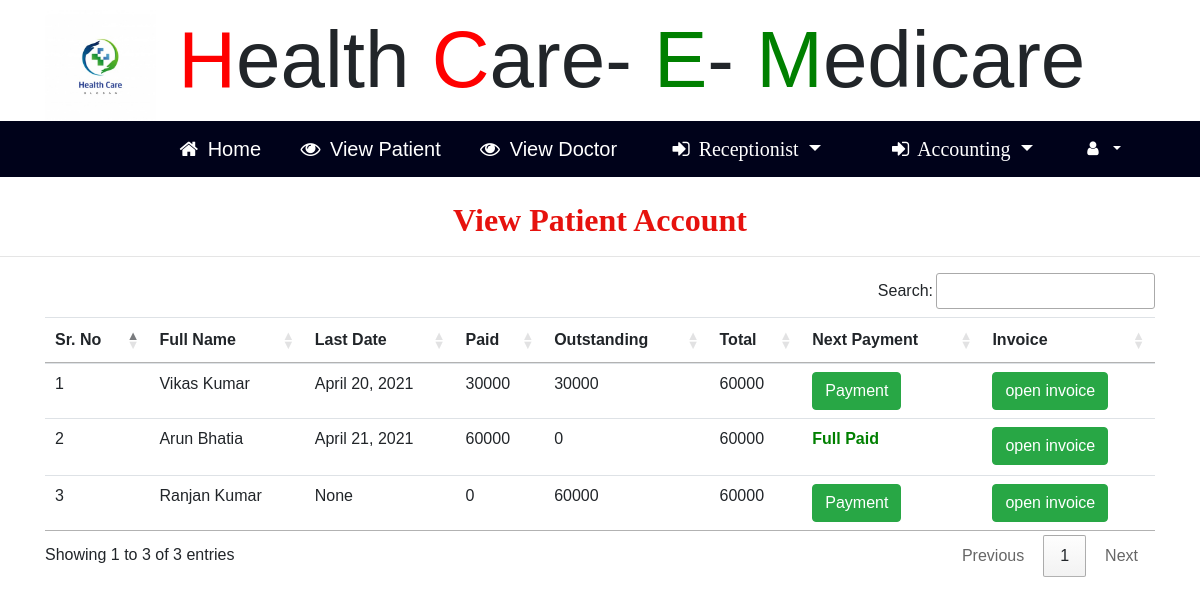
The app's page /patient_accounting with its own data.
### hopital/models.py (models this page shows, shortened)
class Fee_Patient(models.Model):
    appoint = models.ForeignKey(Appointment,on_delete=models.CASCADE,null=True)
    last_date = models.DateField(null=True)
    paid = models.IntegerField(null=True)
    outstanding = models.IntegerField(null=True)
    total = models.IntegerField(null=True)

class Appointment(models.Model):
    status = models.ForeignKey(Status,on_delete=models.CASCADE,null=True)
    pat = models.ForeignKey(Patient,on_delete=models.CASCADE,null=True)
    doc = models.ForeignKey(Doctor,on_delete=models.CASCADE,null=True)
    disease = models.CharField(max_length=100,null=True)
    desc = models.TextField(null=True)
    time1 = models.TimeField(null=True)
    date1 = models.DateField(null=True)

class Patient(models.Model):
    sign = models.ForeignKey(Signup_User,on_delete=models.CASCADE,null=True)
    c_number = models.IntegerField(null=True)
    age = models.IntegerField(null=True)
    address = models.CharField(max_length=30,null=True)
    b_group = models.CharField(max_length=30,null=True)
    gender = models.CharField(max_length=30,null=True)

class Signup_User(models.Model):
    user = models.ForeignKey(User,on_delete=models.CASCADE,null=True)
    mobile = models.IntegerField(null=True)
    image = models.FileField(null=True)
    reg = models.CharField(max_length=30,null=True)

### hopital/views.py (the view)
# urls.py: path('patient_accounting',Patient_Accouting,name="patient_accounting"),
def Patient_Accouting(request):
    account = Fee_Patient.objects.all()
    d= {'account':account}
    return render(request,'patient_accounting.html',d)

### hopital/templates/patient_accounting.html (shortened to what this page needs)
{% include 'hr_nav.html' %}
{% block body %}
<link rel="stylesheet" href="https://cdn.datatables.net/1.10.20/css/jquery.dataTables.min.css">
<link rel="stylesheet" href="https://cdn.datatables.net/buttons/1.6.1/css/buttons.dataTables.min.css">
<center><h2 style = "font-family : 'Monotype Corsiva' ; color : #E6120E ; font-weight : bold;margin-top:2%">
    View Patient Account</h2></center><hr>
 <div class="container">
<table class="table table-hover" id="example">
  <thead>
  <tr>
    <th>Sr. No</th>
    <th>Full Name</th>
    <th>Last Date</th>
    <th>Paid</th>
    <th>Outstanding</th>
    <th>Total</th>
    <th>Next Payment</th>
    <th>Invoice</th>
  </tr>
  </thead>
   <tbody>
{% for i in account %}
  <tr>
      <td>{{forloop.counter}}</td>
    <td>{{i.appoint.pat.sign.user.first_name}} {{i.appoint.pat.sign.user.last_name}}</td>
    <td>{{i.last_date}}</td>
    <td>{{i.paid}}</td>
    <td>{{i.outstanding}}</td>
    <td>{{i.total}}</td>
      {% if i.outstanding %}
    <td><a href="{% url 'next_payment' i.id %}"><button class="btn btn-success">Payment</button></a></td>
    {% else %}
      <td>
        <p style="color:green;font-weight:bold">Full Paid</p>
    </td>
      {% endif %}
      <td><a href="{% url 'get_invoice1' i.appoint.id %}"><button class="btn btn-success">open invoice</button></a></td>
  </tr>
   {% endfor %}
    </tbody>
</table>
 </div>
{% endblock %}

### hopital/templates/hr_nav.html (style rules this page uses)
body { font-family: "Lato", sans-serif; }
body { margin:0;font-family:Arial }

### records on screen
Fee_Patient: appoint.pat.sign.user.first_name "Vikas", appoint.pat.sign.user.last_name "Kumar", last_date "April 20, 2021", paid "30000", outstanding "30000", total "60000", shows "Payment"
Fee_Patient: appoint.pat.sign.user.first_name "Arun", appoint.pat.sign.user.last_name "Bhatia", last_date "April 21, 2021", paid "60000", outstanding "0", total "60000", shows "Full Paid"
Fee_Patient: appoint.pat.sign.user.first_name "Ranjan", appoint.pat.sign.user.last_name "Kumar", last_date "None", paid "0", outstanding "60000", total "60000", shows "Payment"
